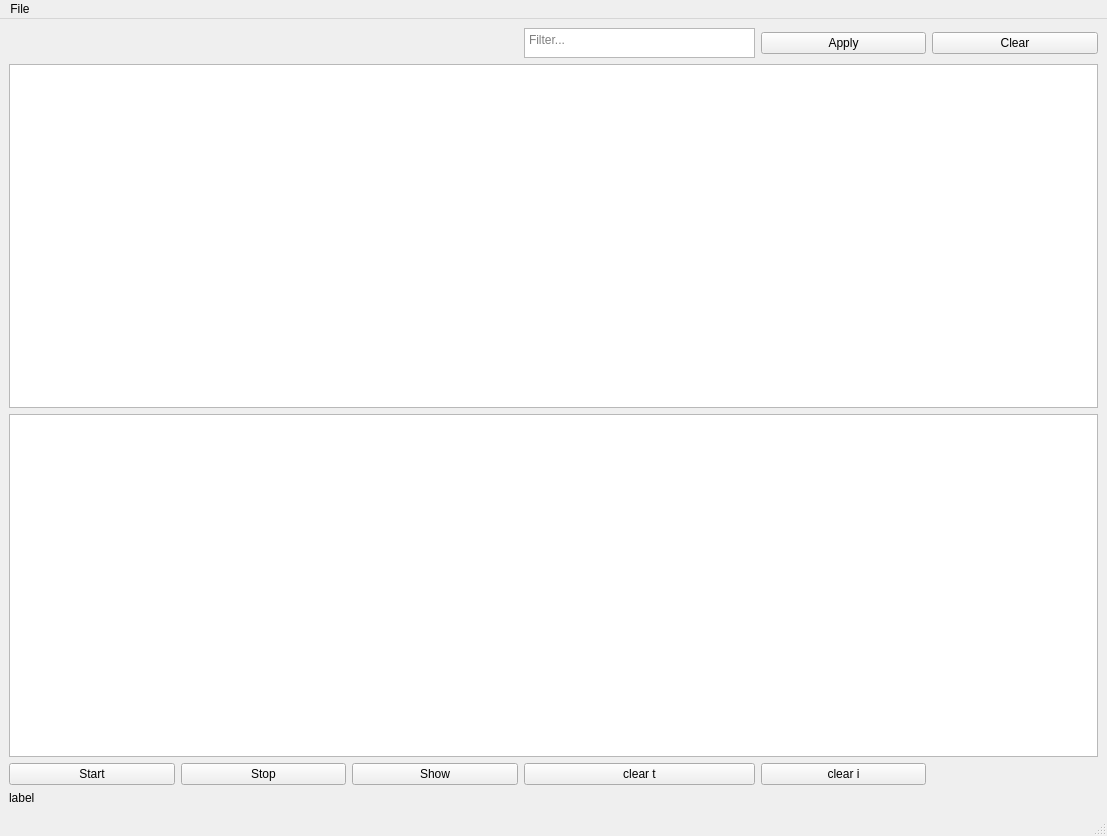
<?xml version="1.0" encoding="UTF-8"?>
<ui version="4.0">
 <class>MainWindow</class>
 <widget class="QMainWindow" name="MainWindow">
  <property name="geometry">
   <rect>
    <x>0</x>
    <y>0</y>
    <width>1107</width>
    <height>836</height>
   </rect>
  </property>
  <property name="windowTitle">
   <string>MainWindow</string>
  </property>
  <widget class="QWidget" name="centralwidget">
   <property name="minimumSize">
    <size>
     <width>1107</width>
     <height>0</height>
    </size>
   </property>
   <property name="mouseTracking">
    <bool>false</bool>
   </property>
   <layout class="QGridLayout" name="gridLayout">
    <item row="5" column="4">
     <widget class="QPushButton" name="pushButton_7">
      <property name="text">
       <string>clear i</string>
      </property>
     </widget>
    </item>
    <item row="0" column="5">
     <widget class="QPushButton" name="pushButton_4">
      <property name="text">
       <string>Clear</string>
      </property>
     </widget>
    </item>
    <item row="5" column="0">
     <widget class="QPushButton" name="pushButton">
      <property name="text">
       <string>Start</string>
      </property>
     </widget>
    </item>
    <item row="5" column="1">
     <widget class="QPushButton" name="pushButton_2">
      <property name="text">
       <string>Stop</string>
      </property>
     </widget>
    </item>
    <item row="3" column="0" colspan="6">
     <widget class="QTableWidget" name="tableWidget"/>
    </item>
    <item row="0" column="3">
     <widget class="QTextEdit" name="textEdit">
      <property name="maximumSize">
       <size>
        <width>231</width>
        <height>30</height>
       </size>
      </property>
      <property name="placeholderText">
       <string>Filter...</string>
      </property>
     </widget>
    </item>
    <item row="0" column="4">
     <widget class="QPushButton" name="pushButton_3">
      <property name="text">
       <string>Apply</string>
      </property>
     </widget>
    </item>
    <item row="4" column="0" colspan="6">
     <widget class="QListWidget" name="listWidget_2"/>
    </item>
    <item row="5" column="3">
     <widget class="QPushButton" name="pushButton_6">
      <property name="text">
       <string>clear t</string>
      </property>
     </widget>
    </item>
    <item row="5" column="2">
     <widget class="QPushButton" name="pushButton_5">
      <property name="text">
       <string>Show</string>
      </property>
     </widget>
    </item>
    <item row="6" column="0">
     <widget class="QLabel" name="label">
      <property name="text">
       <string>label</string>
      </property>
     </widget>
    </item>
   </layout>
  </widget>
  <widget class="QMenuBar" name="menubar">
   <property name="geometry">
    <rect>
     <x>0</x>
     <y>0</y>
     <width>1107</width>
     <height>26</height>
    </rect>
   </property>
   <widget class="QMenu" name="menuFile">
    <property name="title">
     <string>File</string>
    </property>
    <addaction name="actionopen"/>
    <addaction name="actionsave"/>
    <addaction name="actionSave_As"/>
    <addaction name="actionQuit"/>
   </widget>
   <addaction name="menuFile"/>
  </widget>
  <widget class="QStatusBar" name="statusbar"/>
  <action name="actionopen">
   <property name="text">
    <string>Open</string>
   </property>
  </action>
  <action name="actionsave">
   <property name="text">
    <string>Save</string>
   </property>
  </action>
  <action name="actionSave_As">
   <property name="text">
    <string>Save As</string>
   </property>
  </action>
  <action name="actionQuit">
   <property name="text">
    <string>Quit</string>
   </property>
  </action>
 </widget>
 <resources/>
 <connections/>
</ui>
